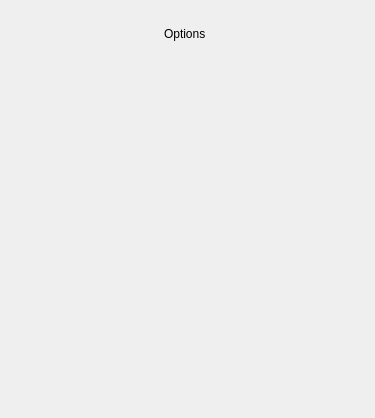
<?xml version="1.0" encoding="UTF-8"?>
<ui version="4.0">
 <class>MoreOptionsDialog</class>
 <widget class="QMainWindow" name="MoreOptionsDialog">
  <property name="geometry">
   <rect>
    <x>0</x>
    <y>0</y>
    <width>375</width>
    <height>418</height>
   </rect>
  </property>
  <property name="windowTitle">
   <string>MainWindow</string>
  </property>
  <widget class="QWidget" name="centralwidget">
   <widget class="QWidget" name="verticalLayoutWidget">
    <property name="geometry">
     <rect>
      <x>0</x>
      <y>9</y>
      <width>371</width>
      <height>381</height>
     </rect>
    </property>
    <layout class="QVBoxLayout" name="verticalLayout">
     <item alignment="Qt::AlignHCenter">
      <widget class="QLabel" name="label">
       <property name="maximumSize">
        <size>
         <width>16777215</width>
         <height>50</height>
        </size>
       </property>
       <property name="sizeIncrement">
        <size>
         <width>50</width>
         <height>0</height>
        </size>
       </property>
       <property name="styleSheet">
        <string notr="true"/>
       </property>
       <property name="text">
        <string>Options</string>
       </property>
      </widget>
     </item>
     <item alignment="Qt::AlignHCenter|Qt::AlignTop">
      <widget class="QFrame" name="options_frame_main">
       <property name="styleSheet">
        <string notr="true">QFrame{
color: &quot;white&quot;;
}</string>
       </property>
       <layout class="QGridLayout" name="options_frame"/>
      </widget>
     </item>
    </layout>
   </widget>
  </widget>
 </widget>
 <resources/>
 <connections/>
</ui>
